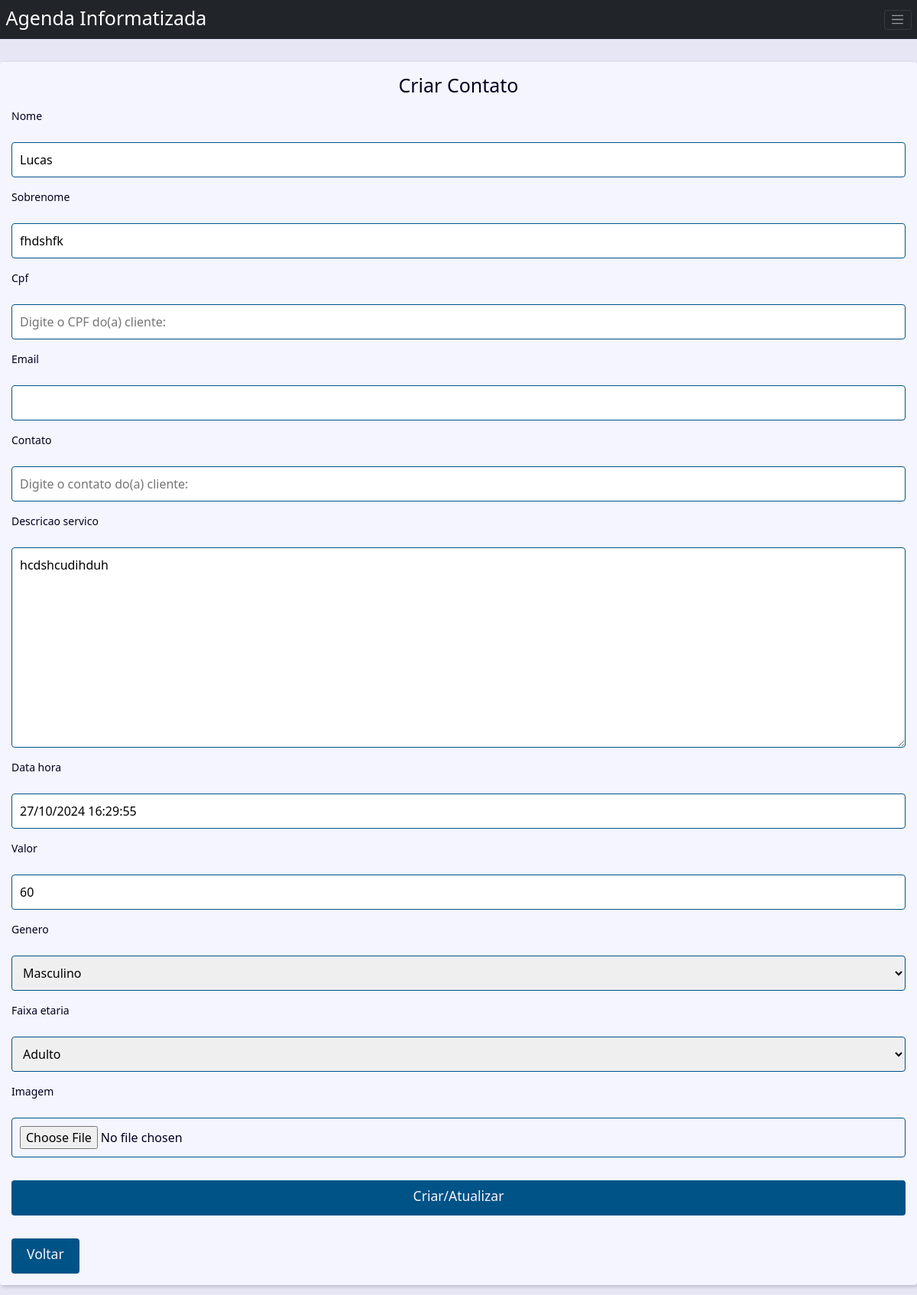
/agendamento/6/atualiza/, run on the app's committed database.
### agenda/models.py (models this page shows)
class Agenda(models.Model):
    class Meta:
        verbose_name = 'Agendamento'
        verbose_name_plural = 'Agendamentos'
    nome = models.CharField(max_length=100)
    sobrenome = models.CharField(max_length=100, blank=True)
    cpf = models.CharField(max_length=50, blank=True)
    email = models.EmailField(max_length=50, blank=True)
    contato = models.CharField(max_length=50)
    descricao_servico = models.TextField(max_length=500)
    data_hora = models.DateTimeField(default=timezone.now)
    valor = models.CharField(max_length=50)
    show = models.BooleanField(default=True)
    imagem = models.ImageField(blank=True, upload_to='imagens/%y/%m/')
    genero = models.ForeignKey(
        Genero,
        on_delete=models.SET_NULL,
        blank=True, null=True
    )
    faixa_etaria = models.ForeignKey(
        Faixa_Etaria,
        on_delete=models.SET_NULL,
        blank=True, null=True
    )
    proprietario = models.ForeignKey(
        User,
        on_delete=models.SET_NULL,
        blank=True, null=True
    )

### agenda/views.py (the view, shortened to what this page needs)
# urls.py: path('agendamento/<int:cadastro_id>/atualiza/', views.atualiza, name='atualiza'),
def atualiza(request, cadastro_id):
    cadastro = get_object_or_404(Agenda, pk=cadastro_id, show=True)
    form_action = reverse('atualiza', args=(cadastro_id,))
    contexto = {
        'form': AgendaForm(instance=cadastro),
        'form_action': form_action,
    }
    return render(
        request,
        'agenda/inserir_cadastro.html',
        contexto
    )

### agenda/models.py (called while the page is built)
    def __str__(self) -> str:
        return self.nome

    def __str__(self) -> str:
        return self.nome

### agenda/templates/agenda/inserir_cadastro.html (shortened to what this page needs)
{% extends "global/base.html" %}
{% block content %}
    <h1 align=center>
        Criar Contato
    </h1>
    <form
        action="{{ form_action }}"
        method="POST" enctype="multipart/form-data"
    >
        <div class="form-content">
          {% for field in form %}
            <div class="form-group">
                <label for="{{ field.id_for_label }}">
                {{ field.label }}
                </label> <br>
                {{ field }}
            </div>
          {% endfor %}
        </div>
        <div class="form-content" align=center>
            <div class="form-group">
                <button class="btn btn-primary" type="submit"><h3>Criar/Atualizar</h3></button>
            </div>
        </div>
    </form>
    <div>
        <a href="{% url "index" %}">
         <button type="submit" class="btn btn-primary"><h3>Voltar</h3></button><br>
        </a>
     </div>
{% endblock content %}

### base_static/global/css/style.css (style rules this page uses)
:root { --spacing: 1.5rem; --link-dark-color: rgb(0, 83, 134); --link-light-color: rgb(156, 217, 255); --clr-white: rgb(245, 245, 255); --clr-black: rgb(0, 0, 30); --clr-light-gray: rgb(230, 230, 245); --clr-dark-shadow-5: rgba(0, 0, 10, 5%); --clr-dark-shadow-10: rgba(0, 0, 10, 10%); --clr-dark-shadow-20: rgba(0, 0, 10, 20%); --clr-light-shadow-5: rgba(200, 200, 255, 5%); --clr-light-shadow-10: rgba(200, 200, 255, 10%); --clr-light-shadow-20: rgba(200, 200, 255, 20%); --main-page-width: 120rem; --table-min-width: 60rem; --biggest-font-size: 5rem; --bigger-font-size: 4rem; --big-font-size: 3.2rem; --medium-font-size: 2.4rem; --small-font-size: 1.6rem; --smaller-font-size: 1.4rem; --smallest-font-size: 1.2rem; --transition-fast: 300ms; --transition-medium: 600ms; --transition-slow: 1s; --default-border-radius: 4px; }
*, *::before, *::after { margin: 0; padding: 0; box-sizing: border-box; }
html { font-size: 62.5%; }
body { font-family: system-ui, -apple-system, BlinkMacSystemFont, 'Segoe UI', Roboto, Oxygen, Ubuntu, Cantarell, 'Open Sans', 'Helvetica Neue', sans-serif; line-height: 1.5; font-size: var(--small-font-size); color: var(--clr-black); -webkit-font-smoothing: antialiased; background: var(--clr-light-gray); }
.form-content { margin: var(--spacing) 0; }
.form-group { display: flex; flex-direction: column; padding-bottom: var(--spacing); }
.form-group input, .form-group textarea, .form-group select { padding: 1rem; border-radius: var(--default-border-radius); border: 1px solid var(--link-dark-color); }
.form-group label { font-size: var(--smaller-font-size); }
.btn { background-color: var(--link-dark-color); color: var(--clr-white); font-weight: bold; border: none; padding: 1rem 2rem; border-radius: var(--default-border-radius); cursor: pointer; transition: filter var(--transition-fast) ease-in-out; }

### data on the page
Agenda: form "Lucas" "fhdshfk" "hcdshcudihduh" "27/10/2024 16:29:55" "60" "Masculino" "Adulto"

### other printed values
{{ field.label }} "Nome" "Sobrenome" "Cpf" "Email" "Contato" "Descricao servico" "Data hora" "Valor" "Genero" "Faixa etaria" "Imagem"
